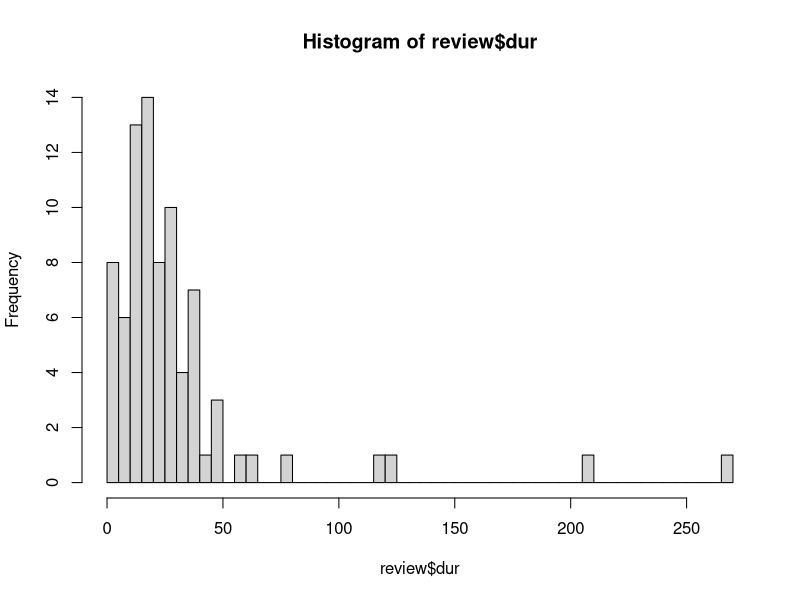
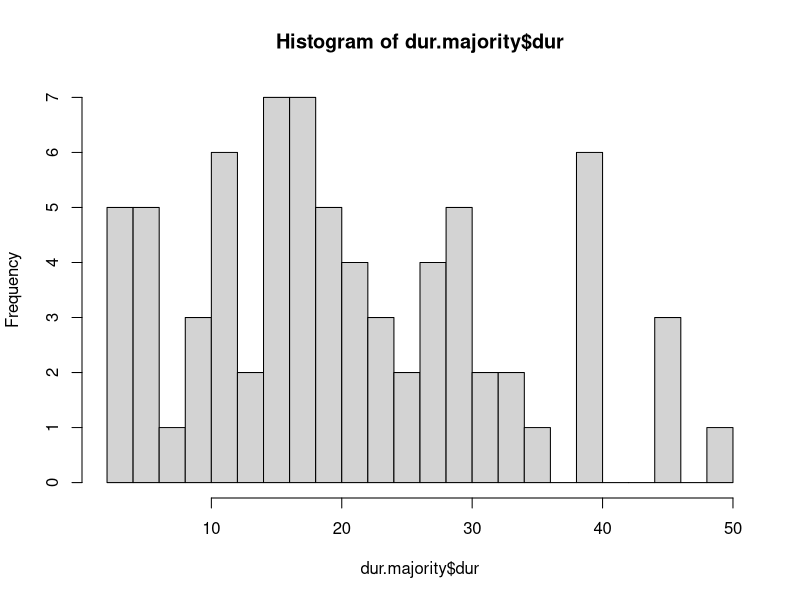
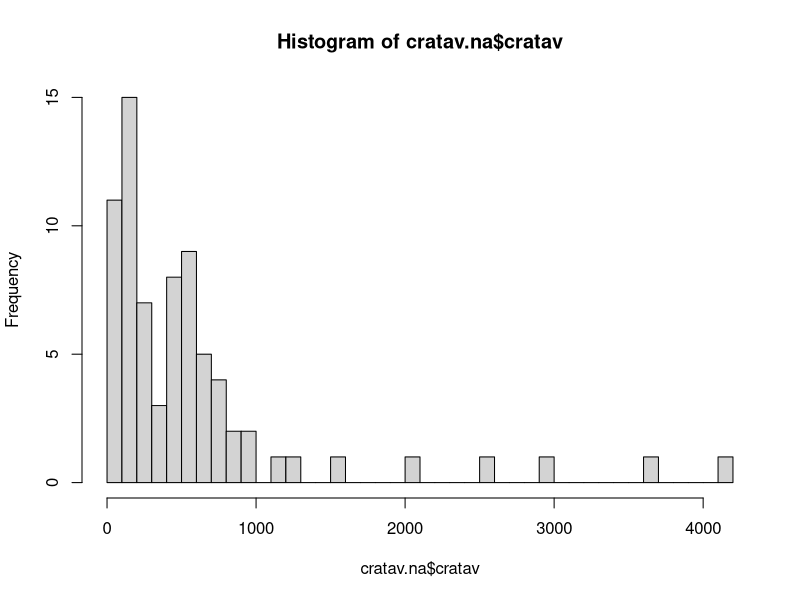
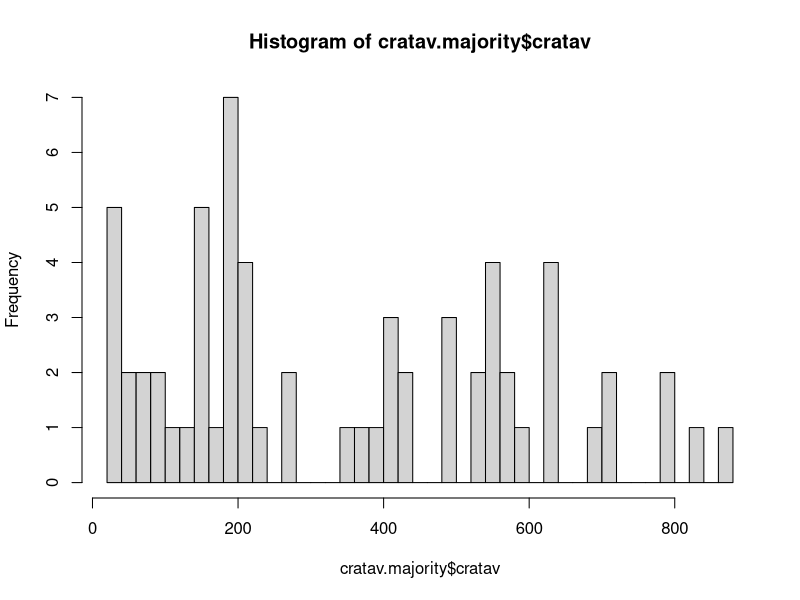
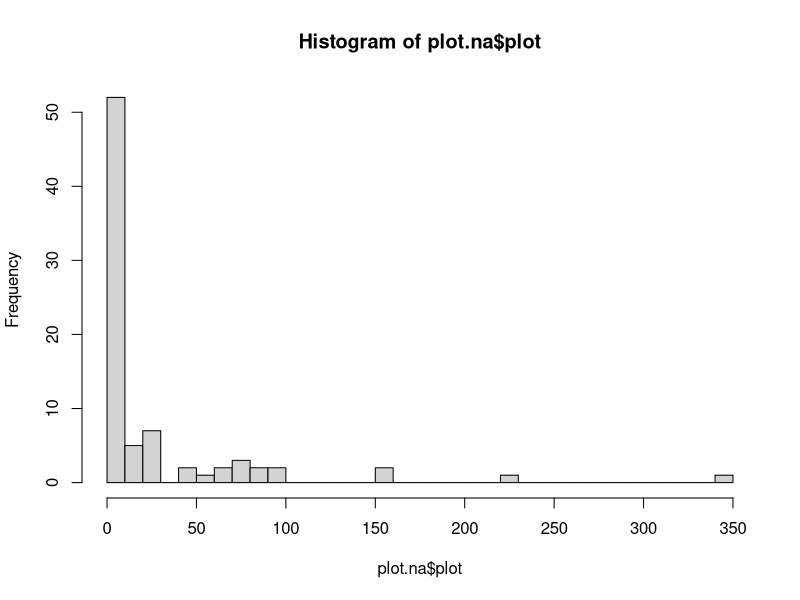
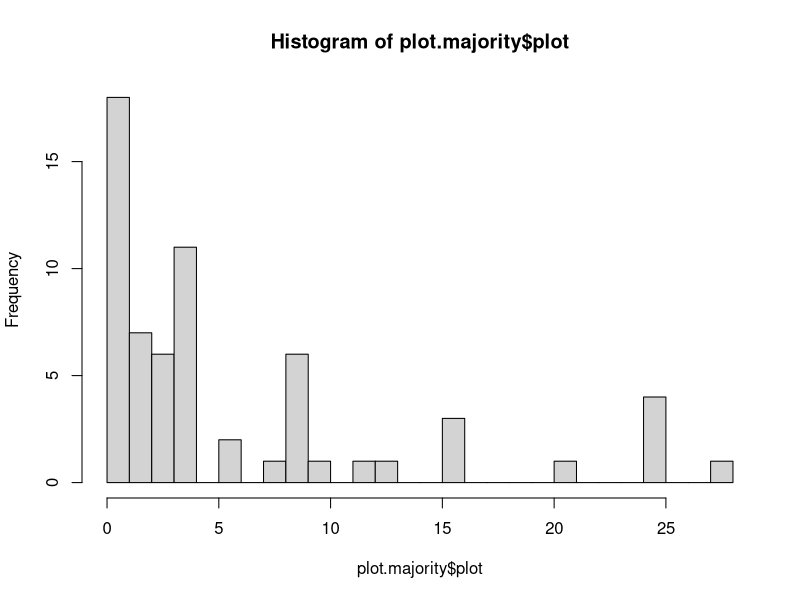

These figures' R source, in order: (Note: this script raises an error after producing the figures.)
library(readxl)
library(tidyverse)

# Load data ---------------------------------------------------------------

review <- read_xlsx("C-addition-studies.xlsx", sheet = "screen_review")

screen1 <- read_xlsx("C-addition-studies.xlsx", sheet = "screen 1_intake")
screen1 <- screen1[ , c(1:2, 48:50)]
colnames(screen1) <- c("authors", "year", "review", "screen2", "screen3")
screen1$authors <- str_split_fixed(screen1$authors, " ", 2)

Mode <- function(x) {
  ux <- unique(x)
  ux[which.max(tabulate(match(x, ux)))]
}


# Biome -------------------------------------------------------------------

bio <- review %>%
  filter(!is.na(biome)) %>% 
  count(biome)
bio <- bio %>% 
  mutate(perc = n / sum(bio$n) * 100)


# Region ------------------------------------------------------------------

reg <- review %>%
  filter(!is.na(region)) %>% 
  count(region)
reg <- reg %>% 
  mutate(perc = n / sum(reg$n) * 100)

reg.usa <- reg %>% 
  filter(str_detect(region, "USA"))
sum(reg.usa$n)
sum(reg.usa$perc)


# Duration ----------------------------------------------------------------

summary(review$dur, na.rm = TRUE)
hist(review$dur, breaks = 40)

# To better see first part of histogram
dur.majority <- review %>% 
  filter(dur < 60)
hist(dur.majority$dur, breaks = 20)


# C type ------------------------------------------------------------------

# This whole thing is a terrible example of code
# Combine counts of studies that tested multiple C types
ctypa.s <- review %>%
  filter(ctypm == "single") %>% 
  count(ctyp1)

ctypa.m <- review %>%
  filter(ctypm == "multiple") %>% 
  select(ctyp2, ctyp3, ctyp4) %>% 
  pivot_longer(everything(), names_to = "col", values_to = "ctyp1") %>% 
  filter(!is.na(ctyp1)) %>% 
  select(ctyp1) %>% 
  count(ctyp1)

ctypa.int <- intersect(ctypa.s$ctyp1, ctypa.m$ctyp1)
ctypa.add.s <- ctypa.s %>% 
  filter(ctyp1 %in% ctypa.int) %>% 
  select(order(colnames(.)))
ctypa.add.m <- ctypa.m %>% 
  filter(ctyp1 %in% ctypa.int) %>% 
  select(order(colnames(.))) %>% 
  mutate(n2 = ctypa.add.s$n) %>% 
  select(-ctyp1) %>% 
  mutate(n = n + n2) %>% 
  select(-n2)
ctypa.add.s <- ctypa.add.s[ , -2]
ctypa.add.s <- cbind(ctypa.add.s, ctypa.add.m)

ctypa.s <- ctypa.s %>% 
  filter(!ctyp1 %in% ctypa.int)
ctypa <- rbind(ctypa.add.s, ctypa.s)

rm(ctypa.add.m, ctypa.add.s, ctypa.m, ctypa.s, ctypa.int)

# Percentages
ctypa <- ctypa %>% 
  mutate(perc = n / sum(ctypa$n) * 100)

ctypm <- review %>%
  filter(!is.na(ctypm)) %>% 
  count(ctypm)
ctypm.sum <- sum(ctypm["n"])
ctypm <- ctypm %>% 
  mutate(perc = n / ctypm.sum * 100)


# C rate ------------------------------------------------------------------

cratav.na <- review %>% 
  filter(!is.na(cratav))
summary(cratav.na$cratav)
hist(cratav.na$cratav, breaks = 40)

# To better see first part of histogram
cratav.majority <- cratav.na %>% 
  filter(cratav < 1000)
hist(cratav.majority$cratav, breaks = 40)


cratm <- review %>%
  filter(!is.na(cratm)) %>% 
  count(cratm)
cratm.sum <- sum(cratm["n"])
cratm <- cratm %>% 
  mutate(perc = n / cratm.sum * 100)



# Reapplication -----------------------------------------------------------

capr <- review %>%
  filter(!is.na(capr)) %>% 
  count(capr)
capr.sum <- sum(capr["n"])
capr <- capr %>% 
  mutate(perc = n / capr.sum * 100)



# Multiple treatments -----------------------------------------------------

# This is what I did for C type and it's still terrible
# Combine counts of studies that tested multiple treatments
mtrt.s <- review %>%
  filter(mtrtn == 1) %>% 
  count(mtrt1)

mtrt.m <- review %>%
  filter(mtrtn != 1) %>% 
  select(mtrt2, mtrt3) %>% 
  pivot_longer(everything(), names_to = "col", values_to = "mtrt1") %>% 
  filter(!is.na(mtrt1)) %>% 
  select(mtrt1) %>% 
  count(mtrt1)

mtrt.int <- intersect(mtrt.s$mtrt1, mtrt.m$mtrt1)
mtrt.add.s <- mtrt.s %>% 
  filter(mtrt1 %in% mtrt.int) %>% 
  select(order(colnames(.)))
mtrt.add.m <- mtrt.m %>% 
  filter(mtrt1 %in% mtrt.int) %>% 
  select(order(colnames(.))) %>% 
  mutate(n2 = mtrt.add.s$n) %>% 
  select(-mtrt1) %>% 
  mutate(n = n + n2) %>% 
  select(-n2)
mtrt.add.s <- mtrt.add.s[ , -2]
mtrt.add.s <- cbind(mtrt.add.s, mtrt.add.m)

mtrt.s <- mtrt.s %>% 
  filter(!mtrt1 %in% mtrt.int)
mtrt <- rbind(mtrt.add.s, mtrt.s)

rm(mtrt.add.m, mtrt.add.s, mtrt.m, mtrt.s, mtrt.int)

# Percentages
mtrt <- mtrt %>% 
  mutate(perc = n / sum(mtrt$n) * 100)

mtrtn <- review %>%
  filter(!is.na(mtrtn)) %>% 
  count(mtrtn)
mtrtn.sum <- sum(mtrtn["n"])
mtrtn <- mtrtn %>% 
  mutate(perc = n / mtrtn.sum * 100)


# Absolute percentages
mtrt.absolute <- mtrt %>% 
  mutate(perc = n / dim(review)[1] * 100)




# Cost --------------------------------------------------------------------

cost <- review %>%
  filter(!is.na(cost)) %>% 
  count(cost)
cost.sum <- sum(cost["n"])
cost <- cost %>% 
  mutate(perc = n / cost.sum * 100)


# Plot size ---------------------------------------------------------------

plot.na <- review %>% 
  filter(!str_detect(plot, "not")) %>% 
  mutate(plot = round(as.numeric(plot), 2))
summary(plot.na$plot)
hist(plot.na$plot, breaks = 30)

# To better see first part of histogram
plot.majority <- plot.na %>% 
  filter(plot < 30)
hist(plot.majority$plot, breaks = 20)

Mode(plot.na$plot)


# Peer review -------------------------------------------------------------

peer <- review %>%
  count(peer)
peer.sum <- sum(peer["n"])
peer <- peer %>% 
  mutate(perc = n / peer.sum * 100)



# Difference between screen 2 and review ----------------------------------

yscrn2.nrev <- screen1 %>% 
  filter(review == "no", screen2 == "yes")

nscrn2.ynrev <- screen1 %>% 
  filter(review == "yes", screen2 == "no") # 15, incompatible experiments

save.image(".RData/systematic-review.RData")

